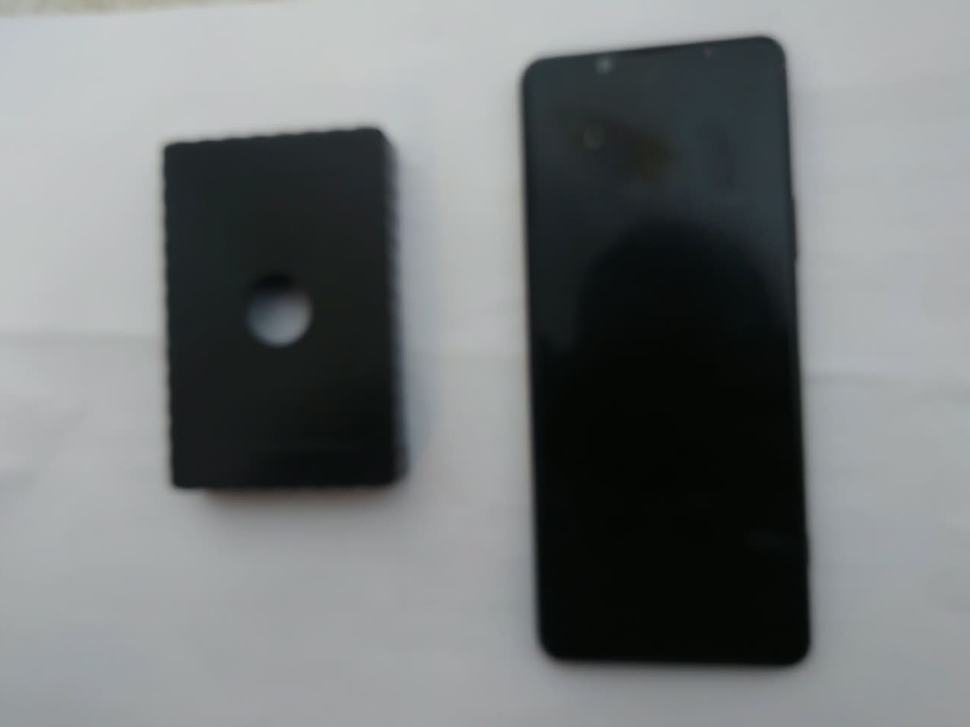
#> input picture dataset/images/frame_000.png, 970 x 727 px, shrunk from 1280 x 960 before the run; its folder holds only this picture in this run
$ python annotate_masks.py
#> lines starting #> are read from the running program, lines starting #| are printed output that depends on the picture; after the words box and inside, x2 and y2 are one past the last pixel; in counts of white or black regions, pixels touching at a corner belong together
import os
import glob
import cv2
import numpy as np

def generate_segmentation_masks(
    images_dir="dataset/images",
    masks_dir="dataset/masks",
    overlay_dir="dataset/masks_preview"
):
    """
    Extracts precise ground-truth segmentation masks for the card holder.
    Identifies both objects (Phone reference and Card Holder) via high-contrast
    photometric thresholding and distinguishes the card holder by its geometry
    (smaller area ~150k px vs ~300k px for phone, aspect ratio ~1.5 vs ~2.3).
    """
#> called with images_dir = 'dataset/images', masks_dir = 'dataset/masks', overlay_dir = 'dataset/masks_preview'
    os.makedirs(masks_dir, exist_ok=True)
    os.makedirs(overlay_dir, exist_ok=True)

    img_files = sorted(glob.glob(os.path.join(images_dir, "*.png")))
    print(f"Generating segmentation masks for {len(img_files)} images...")

    success = 0
    for path in img_files:
        name = os.path.basename(path)
        img = cv2.imread(path)
#> img is the input picture: shape (727, 970, 3); mean B, G, R 120.6, 119.6, 116.1
        if img is None:
            continue

        gray = cv2.cvtColor(img, cv2.COLOR_BGR2GRAY)
        blurred = cv2.GaussianBlur(gray, (5, 5), 0)

        # White background (> 120), dark objects (< 100)
        # Using Otsu or adaptive/fixed threshold
        _, thresh = cv2.threshold(blurred, 110, 255, cv2.THRESH_BINARY_INV)
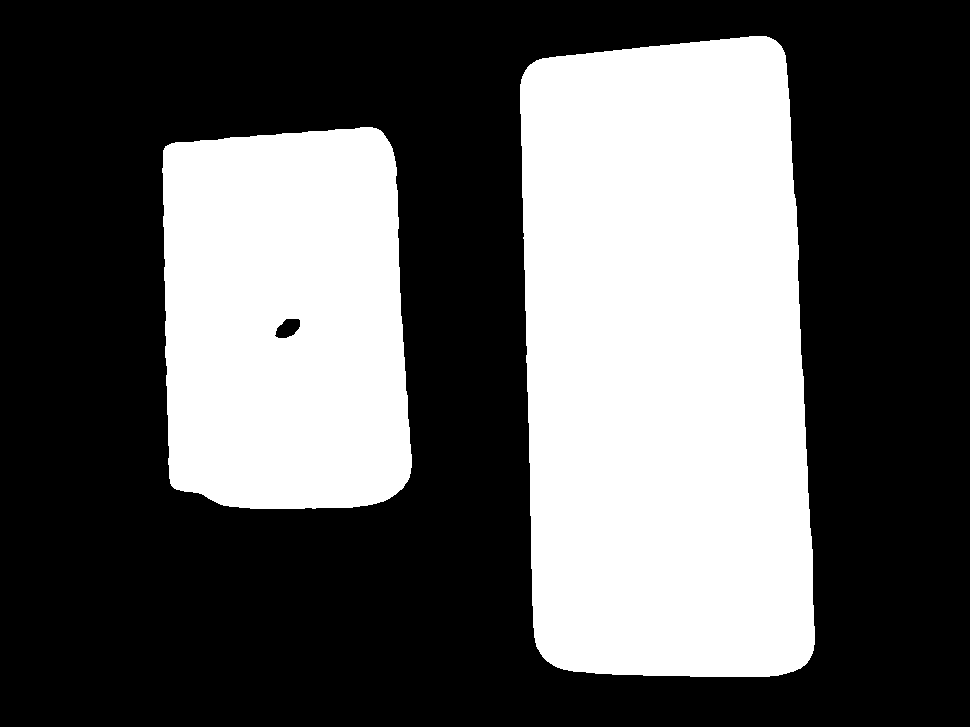
#> thresh: shape (727, 970); 36.8% white; 2 white regions, box (x1, y1, x2, y2) and area: (520, 36, 815, 677) 172278, (162, 127, 412, 509) 86983

        # Clean noise
        kernel = cv2.getStructuringElement(cv2.MORPH_RECT, (5, 5))
        closed = cv2.morphologyEx(thresh, cv2.MORPH_CLOSE, kernel, iterations=2)
#> closed: shape (727, 970); 36.8% white; 2 white regions

        contours, _ = cv2.findContours(closed, cv2.RETR_EXTERNAL, cv2.CHAIN_APPROX_SIMPLE)
#> contours = 2 contours; box (x1, y1, x2, y2) and area: (520, 36, 815, 677) 171419, (162, 127, 412, 509) 86770
        candidates = []
        for c in contours:
            area = cv2.contourArea(c)
            if area > 10000:
                x, y, w, h = cv2.boundingRect(c)
                aspect = max(w, h) / max(min(w, h), 1)
                candidates.append((area, aspect, c))
#> this loop made 2 passes
#> (area, x, y, w, h, aspect) on passes 1 to 2: (86769.5, 162, 127, 250, 382, 1.53), (171419, 520, 36, 295, 641, 2.17)
#> after the loop, candidates = 2 items

        # Sort by area descending
        candidates.sort(key=lambda x: x[0], reverse=True)

        # The card holder is the second largest dark component, or the one with aspect ratio ~1.4 - 1.7
        card_holder_contour = None
        if len(candidates) >= 2:
            # First is phone (~300k px), second is card holder (~150k px)
            # Verify aspect ratios
            if candidates[0][1] > candidates[1][1]:
                # Candidate 0 is phone (aspect ~2.3), Candidate 1 is card holder (aspect ~1.5)
                card_holder_contour = candidates[1][2]
#> card_holder_contour = contour of 223 points, box (x1, y1, x2, y2) (162, 127, 412, 509), area 86770
            else:
                card_holder_contour = candidates[0][2]
        elif len(candidates) == 1:
            card_holder_contour = candidates[0][2]

        mask = np.zeros(gray.shape, dtype=np.uint8)
        if card_holder_contour is not None:
            cv2.drawContours(mask, [card_holder_contour], -1, 255, -1)
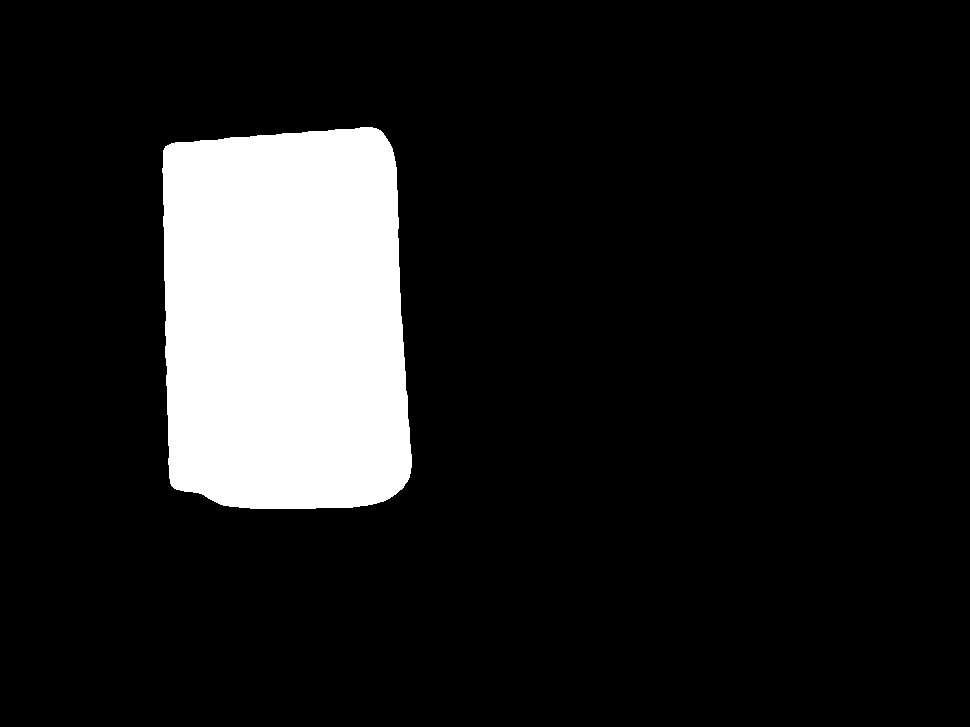
#> mask: shape (727, 970); 12.4% white; 1 white region, box (x1, y1, x2, y2) and area: (162, 127, 412, 509) 87342
            # Fill any inner hole so mask represents full solid footprint
            cv2.fillPoly(mask, [card_holder_contour], 255)
            success += 1

        mask_out = os.path.join(masks_dir, name)
        cv2.imwrite(mask_out, mask)

        # Create visual overlay preview
        overlay = img.copy()
        overlay[mask == 255] = overlay[mask == 255] * 0.5 + np.array([0, 255, 0], dtype=np.uint8) * 0.5
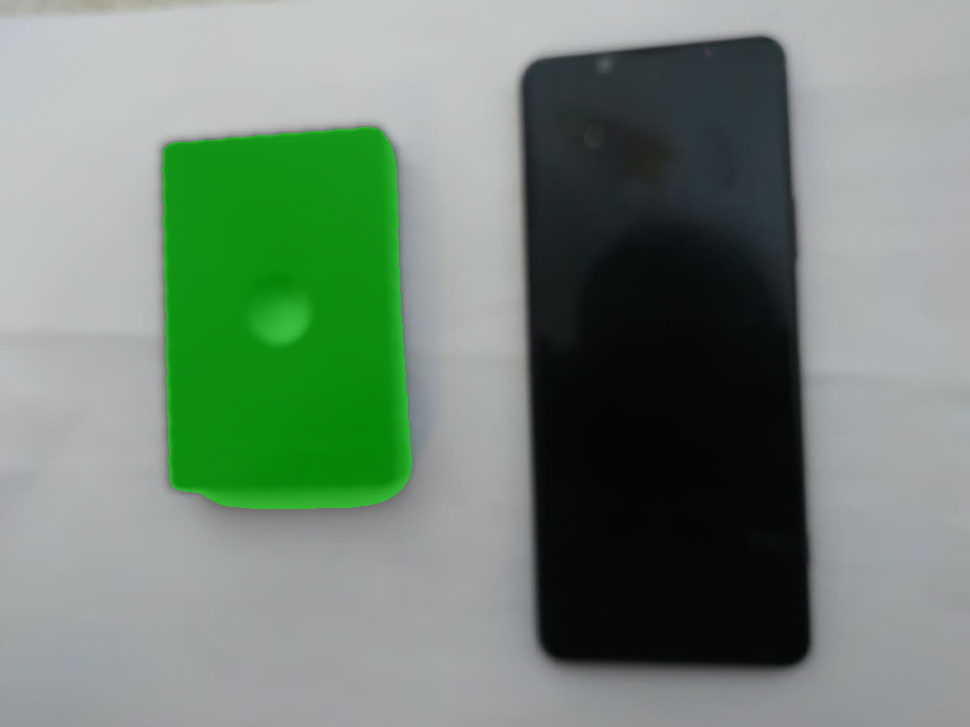
#> overlay: shape (727, 970, 3); 12.39% of pixels changed, all inside (x1, y1, x2, y2) = (162, 127, 412, 509)
        cv2.imwrite(os.path.join(overlay_dir, name), overlay)

    print(f"Generated masks: {success} / {len(img_files)} images processed successfully!")
    print(f"Masks saved to {masks_dir}/")
    print(f"Previews saved to {overlay_dir}/")

if __name__ == "__main__":
    generate_segmentation_masks()

$ run again, on dataset/images/frame_004.png
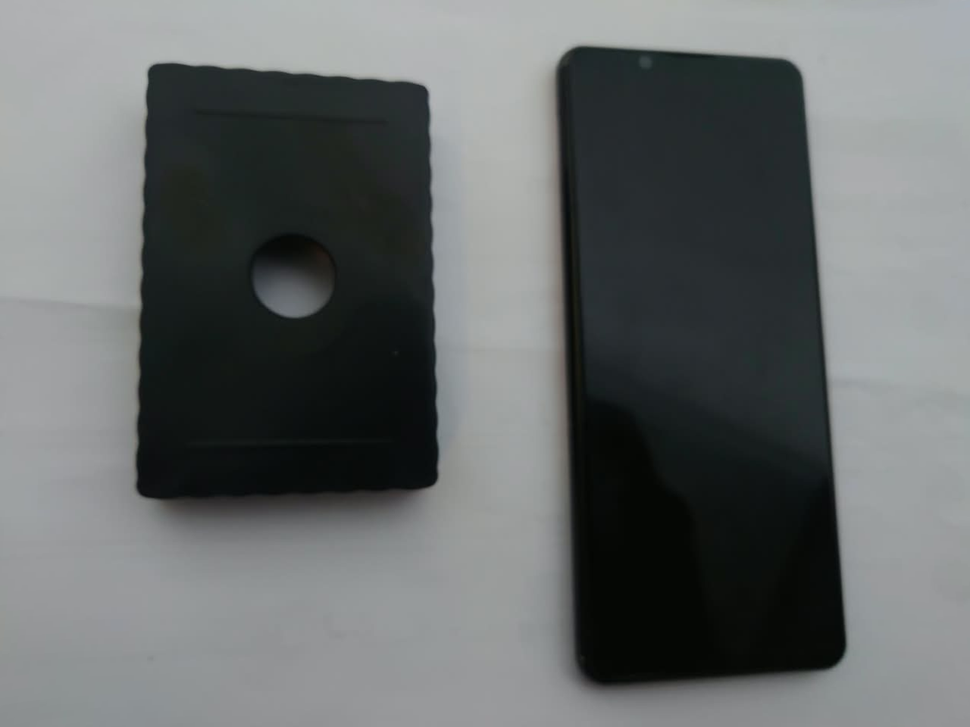
#> input picture dataset/images/frame_004.png, 970 x 727 px, shrunk from 1280 x 960 before the run
#> in generate_segmentation_masks, img is the input picture: shape (727, 970, 3); mean B, G, R 106.3, 106, 102.4
#> in generate_segmentation_masks, `_, thresh = cv2.threshold(blurred, 110, 255, cv2.THRESH_BINARY_INV)`:
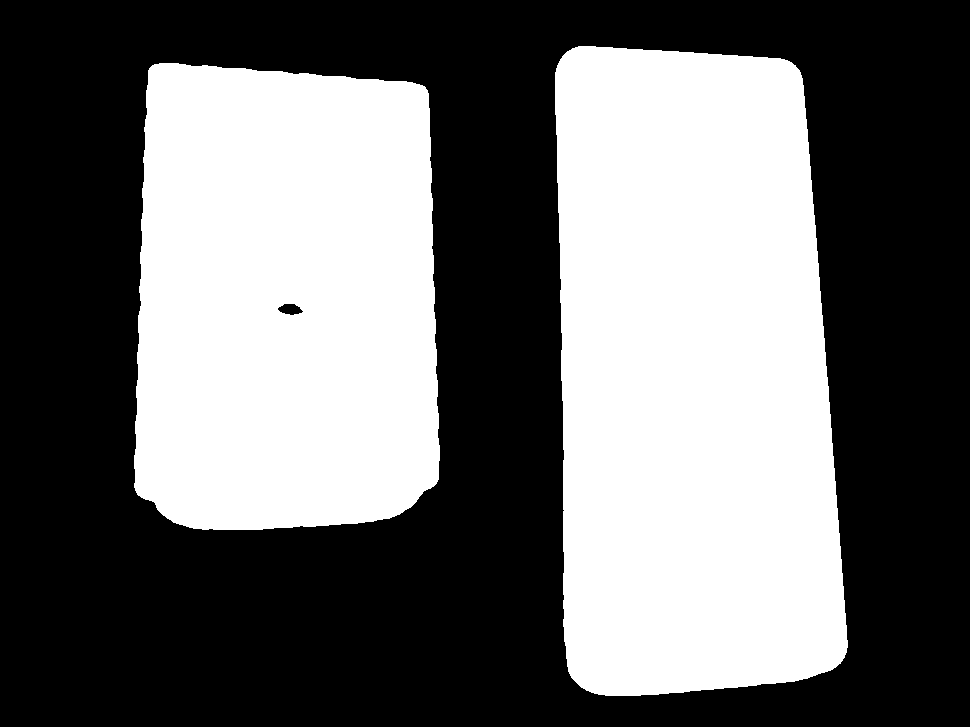
#> thresh: shape (727, 970); 42.5% white; 2 white regions, box (x1, y1, x2, y2) and area: (555, 46, 848, 696) 168215, (134, 63, 440, 530) 131658
#> closed: shape (727, 970); 42.5% white; 2 white regions
#> contours = 2 contours; box (x1, y1, x2, y2) and area: (555, 46, 848, 696) 167360, (134, 63, 440, 530) 131201
#> the loop in generate_segmentation_masks, `for c in contours:` made 2 passes
#> (area, x, y, w, h, aspect) on passes 1 to 2: (131201, 134, 63, 306, 467, 1.53), (167359.5, 555, 46, 293, 650, 2.22)
#> after the loop in generate_segmentation_masks, `for c in contours:`: candidates = 2 items
#> card_holder_contour = contour of 284 points, box (x1, y1, x2, y2) (134, 63, 440, 530), area 131201
#> mask: shape (727, 970); 18.7% white; 1 white region, box (x1, y1, x2, y2) and area: (134, 63, 440, 530) 131904
#> in generate_segmentation_masks, `overlay[mask == 255] = overlay[mask == 255] * 0.5 + np.array([0, 255, ..`:
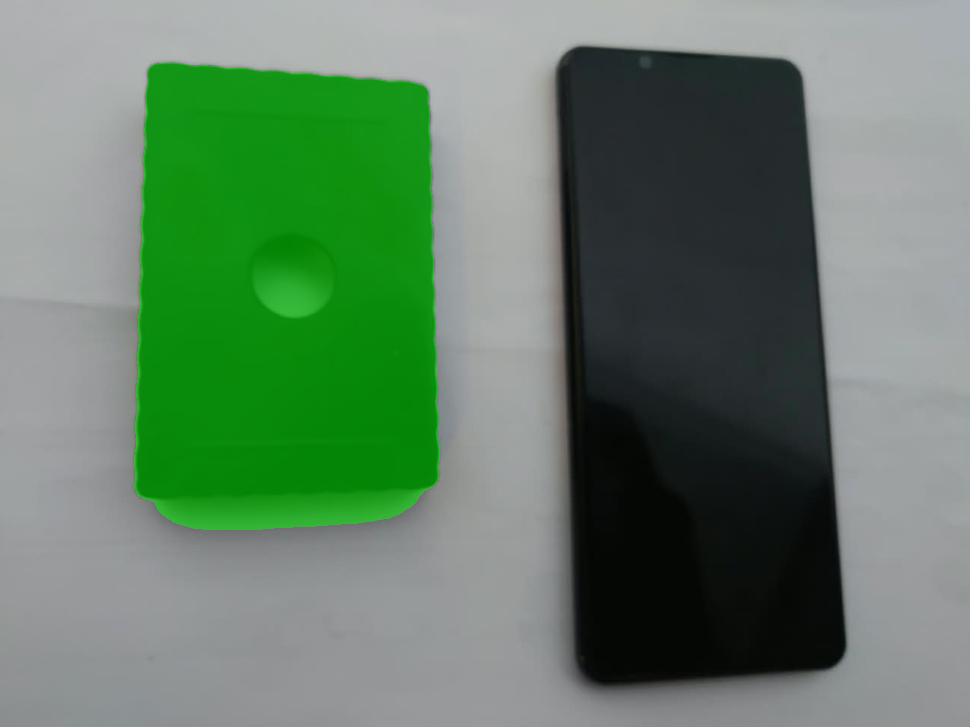
#> overlay: shape (727, 970, 3); 18.7% of pixels changed, all inside (x1, y1, x2, y2) = (134, 63, 440, 530)

$ run again, on dataset/images/frame_006.png
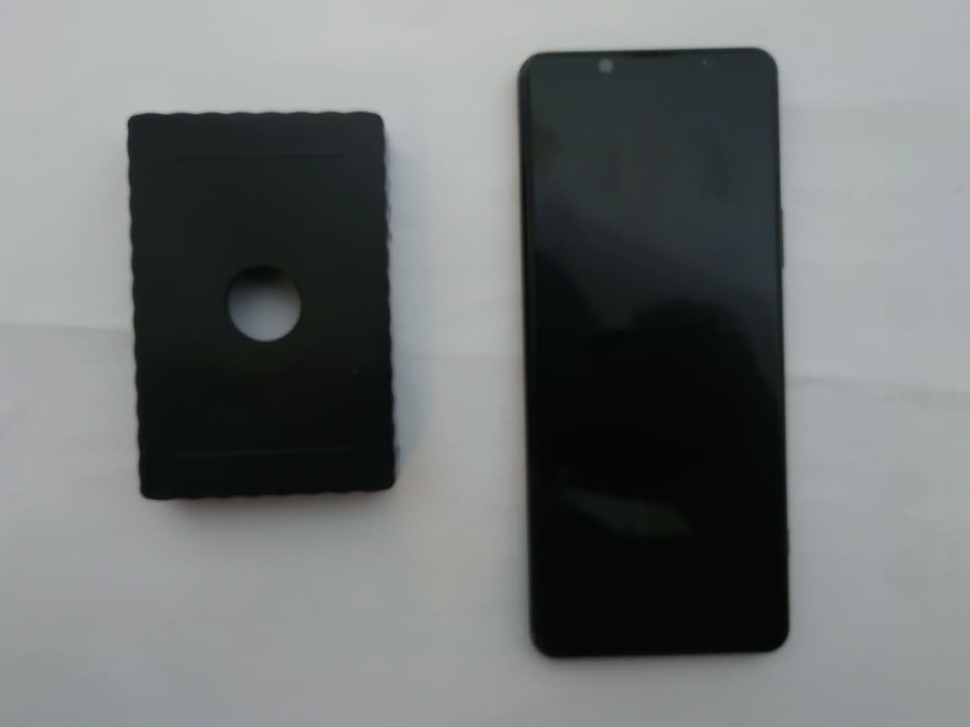
#> input picture dataset/images/frame_006.png, 970 x 727 px, shrunk from 1280 x 960 before the run
#> in generate_segmentation_masks, img is the input picture: shape (727, 970, 3); mean B, G, R 114.9, 114.7, 110.7
#> in generate_segmentation_masks, `_, thresh = cv2.threshold(blurred, 110, 255, cv2.THRESH_BINARY_INV)`:
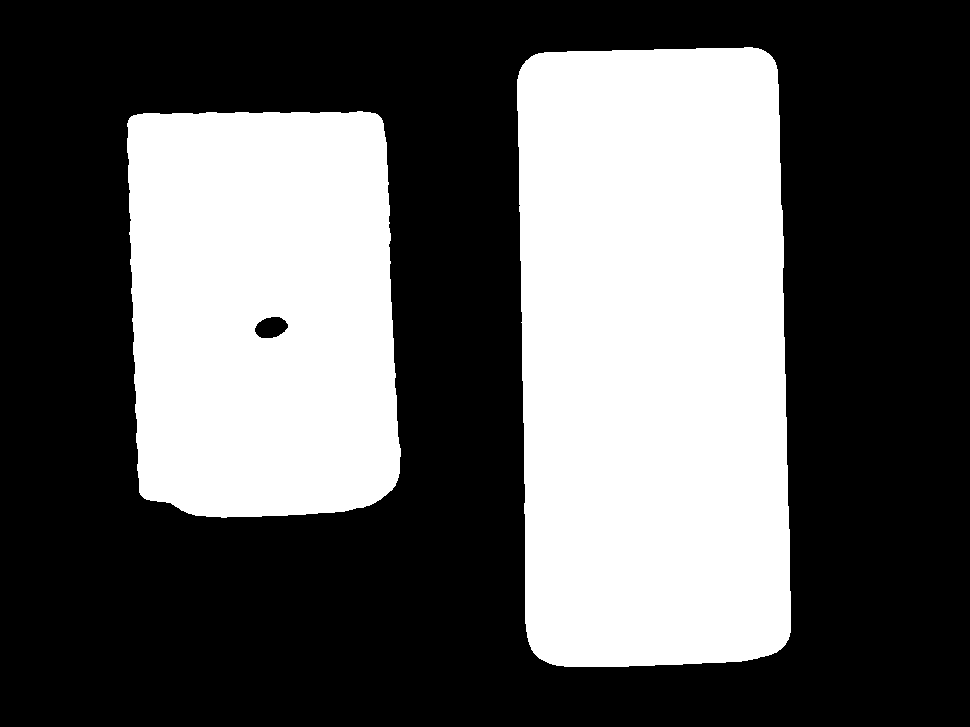
#> thresh: shape (727, 970); 37.4% white; 2 white regions, box (x1, y1, x2, y2) and area: (517, 47, 791, 667) 160880, (127, 111, 401, 518) 102795
#> closed: shape (727, 970); 37.4% white; 2 white regions
#> contours = 2 contours; box (x1, y1, x2, y2) and area: (517, 47, 791, 667) 160042, (127, 111, 401, 518) 102738
#> the loop in generate_segmentation_masks, `for c in contours:` made 2 passes
#> (area, x, y, w, h, aspect) on passes 1 to 2: (102738.5, 127, 111, 274, 407, 1.49), (160041.5, 517, 47, 274, 620, 2.26)
#> after the loop in generate_segmentation_masks, `for c in contours:`: candidates = 2 items
#> card_holder_contour = contour of 244 points, box (x1, y1, x2, y2) (127, 111, 401, 518), area 102738
#> mask: shape (727, 970); 14.7% white; 1 white region, box (x1, y1, x2, y2) and area: (127, 111, 401, 518) 103365
#> in generate_segmentation_masks, `overlay[mask == 255] = overlay[mask == 255] * 0.5 + np.array([0, 255, ..`:
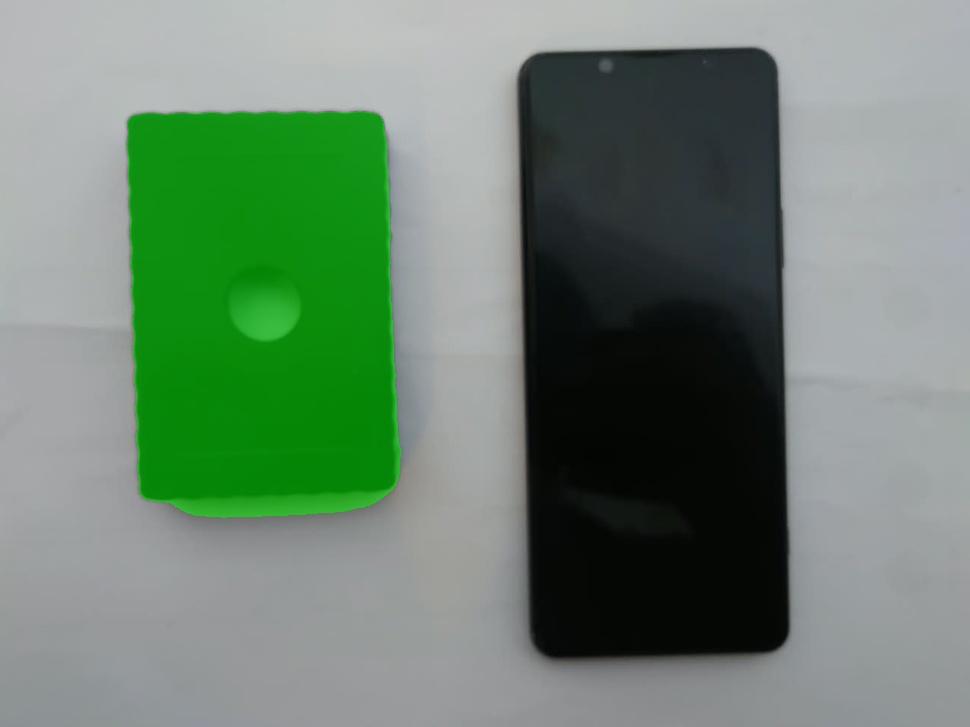
#> overlay: shape (727, 970, 3); 14.66% of pixels changed, all inside (x1, y1, x2, y2) = (127, 111, 401, 518)
